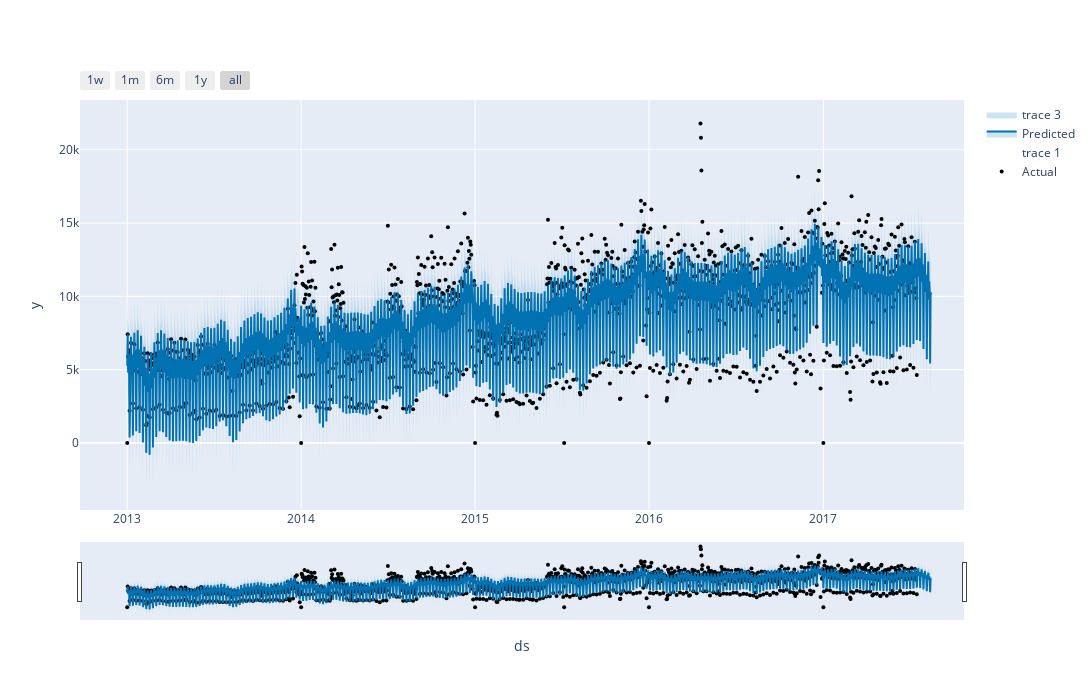

The cell this chart's notebook holds for it:
### Code cell
plot = plot_plotly(m, forecast, figsize=(1400, 700))
plot.update_layout(showlegend=True)

### Figure 1 — Plotly figure (JSON) as saved in the notebook; plotly's stock layout.template omitted (floating-point values rounded to 4 significant figures; data arrays with more than 128 entries replaced by an {"elided": "..."} marker saying what was removed)
{"data": [{"marker": {"color": "black", "size": 4}, "mode": "markers", "name": "Actual", "type": "scatter", "x": {"elided": "1654 str values"}, "y": {"elided": "1654 float values"}}, {"hoverinfo": "skip", "line": {"width": 0}, "mode": "lines", "type": "scatter", "x": {"elided": "1684 str values"}, "y": {"elided": "1684 float values"}}, {"fill": "tonexty", "fillcolor": "rgba(0, 114, 178, 0.2)", "line": {"color": "#0072B2", "width": 2}, "mode": "lines", "name": "Predicted", "type": "scatter", "x": {"elided": "1684 str values"}, "y": {"elided": "1684 float values"}}, {"fill": "tonexty", "fillcolor": "rgba(0, 114, 178, 0.2)", "hoverinfo": "skip", "line": {"width": 0}, "mode": "lines", "type": "scatter", "x": {"elided": "1684 str values"}, "y": {"elided": "1684 float values"}}], "layout": {"height": 700, "showlegend": true, "width": 1400, "xaxis": {"rangeselector": {"buttons": [{"count": 7, "label": "1w", "step": "day", "stepmode": "backward"}, {"count": 1, "label": "1m", "step": "month", "stepmode": "backward"}, {"count": 6, "label": "6m", "step": "month", "stepmode": "backward"}, {"count": 1, "label": "1y", "step": "year", "stepmode": "backward"}, {"step": "all"}]}, "rangeslider": {"visible": true}, "title": {"text": "ds"}, "type": "date"}, "yaxis": {"title": {"text": "y"}}}}
